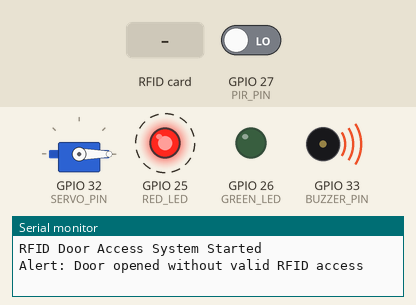
Bench run of a sketch on a simulated ESP32. Shown: servo, output pins drawn as LEDs (lit = HIGH), buzzer (waves = sounding), the last lines printed to the serial monitor. Wiring (inferred from the names in the program): IR receiver: data GPIO 14. Dashed ring = blinking. The test bench sets the inputs (shaded band); at power-on: GPIO 27 (PIR_PIN) LOW.

Above: at 1.2 s.
1.3 s: RFID card E1 32 C9 06 held to the reader
At 2.4 s:
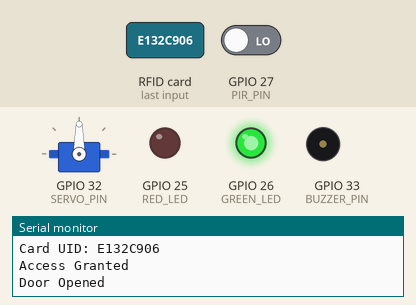
At 6.3 s:
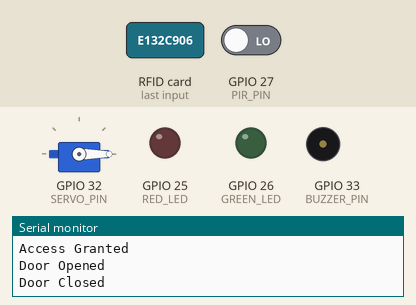
6.6 s: RFID card E1 32 C9 06 held to the reader
At 6.75 s:
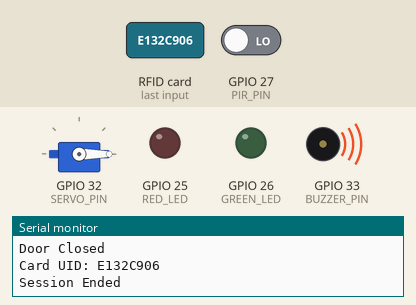
10.1 s: GPIO 27 (PIR_PIN) driven HIGH
15.4 s: RFID card 5E 7A 19 C4 held to the reader
Timing chart, 0 to 19.9 s (numbered marks = the images above; inputs shaded):
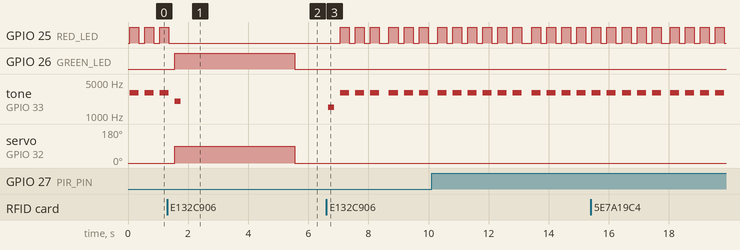

The sketch:

smartcampus.ino
```cpp
#include <SPI.h>
#include <MFRC522.h>
#include <ESP32Servo.h>

// ESP32 pin connections
#define SS_PIN 5
#define RST_PIN 22
#define SERVO_PIN 32
#define PIR_PIN 27
#define IR_SENSOR_PIN 14
#define BUZZER_PIN 33
#define GREEN_LED 26
#define RED_LED 25

MFRC522 rfid(SS_PIN, RST_PIN);
Servo doorServo;

// Valid RFID card UID
byte validCard[4] = {0xE1, 0x32, 0xC9, 0x06};

bool sessionActive = false;
String activeUID = "";

String getUID() {
  String uid = "";
  for (byte i = 0; i < rfid.uid.size; i++) {
    if (rfid.uid.uidByte[i] < 0x10) uid += "0";
    uid += String(rfid.uid.uidByte[i], HEX);
  }
  uid.toUpperCase();
  return uid;
}

bool isValidCard() {
  if (rfid.uid.size != 4) return false;

  for (int i = 0; i < 4; i++) {
    if (rfid.uid.uidByte[i] != validCard[i]) return false;
  }
  return true;
}

void openDoor() {
  digitalWrite(GREEN_LED, HIGH);
  digitalWrite(RED_LED, LOW);
  tone(BUZZER_PIN, 2000, 200);

  doorServo.write(90);
  Serial.println("Door Opened");
  delay(4000);

  doorServo.write(0);
  digitalWrite(GREEN_LED, LOW);
  Serial.println("Door Closed");
}

void alarmAlert(String msg) {
  Serial.println(msg);
  for (int i = 0; i < 3; i++) {
    digitalWrite(RED_LED, HIGH);
    tone(BUZZER_PIN, 3000);
    delay(300);
    digitalWrite(RED_LED, LOW);
    noTone(BUZZER_PIN);
    delay(200);
  }
}

void setup() {
  Serial.begin(115200);
  SPI.begin();
  rfid.PCD_Init();

  pinMode(PIR_PIN, INPUT);
  pinMode(IR_SENSOR_PIN, INPUT);
  pinMode(BUZZER_PIN, OUTPUT);
  pinMode(GREEN_LED, OUTPUT);
  pinMode(RED_LED, OUTPUT);

  doorServo.setPeriodHertz(50);
  doorServo.attach(SERVO_PIN, 500, 2400);
  doorServo.write(0);

  Serial.println("RFID Door Access System Started");
}

void loop() {
  bool doorClosed = digitalRead(IR_SENSOR_PIN) == LOW; // change to HIGH if your IR sensor works opposite
  bool motionDetected = digitalRead(PIR_PIN) == HIGH;

  if (!doorClosed && !sessionActive) {
    alarmAlert("Alert: Door opened without valid RFID access");
  }

  if (motionDetected && !sessionActive) {
    alarmAlert("Alert: Motion detected without authorised session");
  }

  if (rfid.PICC_IsNewCardPresent() && rfid.PICC_ReadCardSerial()) {
    String uid = getUID();
    Serial.print("Card UID: ");
    Serial.println(uid);

    if (isValidCard()) {
      if (!sessionActive) {
        sessionActive = true;
        activeUID = uid;
        Serial.println("Access Granted");
        openDoor();
      } else if (uid == activeUID) {
        sessionActive = false;
        activeUID = "";
        Serial.println("Session Ended");
        tone(BUZZER_PIN, 1500, 200);
        delay(300);
      }
    } else {
      alarmAlert("Access Denied: Invalid RFID Card");
    }

    rfid.PICC_HaltA();
    rfid.PCD_StopCrypto1();
  }

  delay(100);
}
```

Measured:
- after the input at 1.3 s, GPIO 25 (RED_LED): goes on until 1.4 s, then stays LOW; GPIO 26 (GREEN_LED): LOW → HIGH after 0.25 s, → LOW 4.0 s later; servo on GPIO 32 (SERVO_PIN): 0° → 90° after 0.25 s, → 0° 4.0 s later
- by itself, GPIO 25 (RED_LED): alternates HIGH for 0.30 s and LOW for 0.20 s
